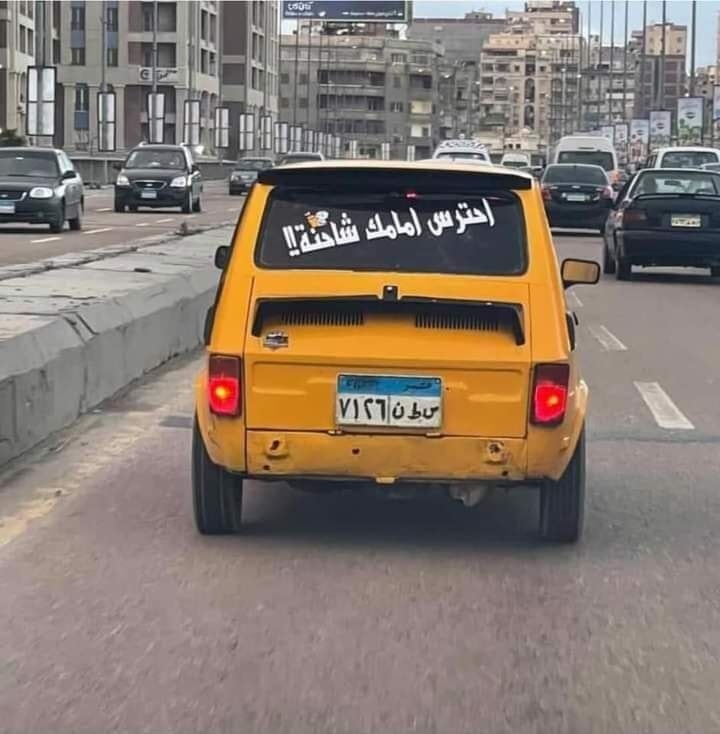
#> input picture Production/Submission Testcases/0001.jpg, 720 x 734 px, found by its file name
$ python character_segmentation2.py   (older library calls are emulated)
#> lines starting #> are read from the running program, lines starting #| are printed output that depends on the picture; after the words box and inside, x2 and y2 are one past the last pixel; in counts of white or black regions, pixels touching at a corner belong together; long printed decimals are rounded
### Production/plate_extraction.py
import cv2
import numpy as np
import imutils
import os


class Verbosity:
    QUIET = 0
    DEBUG = 1
    ALL_STEPS = 2
    WAIT_ON_EACH_STEP = 4


class PlateExtraction:
    def __init__(self, contoursCnt=10, uniqueTitle="", verbosity=Verbosity.QUIET):
        self.image = None
        self.gray = None
        self.thresh = None
        self.contours = None
        self.plate = None
        self.verbosity = verbosity
        self.blackHat = None
        self.contoursCnt = contoursCnt
        self.contoursRectangles = []
        self.uniqueTitle = uniqueTitle
        self.candidates_iterator = None
        self.candidate_plates = []

    def set_verbosity(self, verbosity):
        self.verbosity = verbosity

    def set_unique_title(self, uniqueTitle):
        self.uniqueTitle = uniqueTitle

    def set_contours_cnt(self, contoursCnt):
        self.contoursCnt = contoursCnt

    def show_image(self, title, image, wait=False, Important=True):
        if (self.verbosity == Verbosity.DEBUG and Important) or self.verbosity & Verbosity.ALL_STEPS:
            cv2.imshow(self.uniqueTitle + " " + title, image)
            if wait or self.verbosity & Verbosity.WAIT_ON_EACH_STEP:
                cv2.waitKey(0)

    def set_image(self, image):
        self.image = image
        self.gray = cv2.cvtColor(self.image, cv2.COLOR_BGR2GRAY)
        self.blackHat = cv2.morphologyEx(self.gray, cv2.MORPH_BLACKHAT,
                                         cv2.getStructuringElement(cv2.MORPH_RECT, (13, 4)))

    def set_image_path(self, path):
#> called with path = '../Dataset/Vehicles/0001.jpg'
        image_colored = cv2.imread(path, cv2.IMREAD_COLOR)
#> image_colored is the input picture: shape (734, 720, 3); mean B, G, R 112.4, 122, 135.5
        self.set_image(image_colored)
        img_title = path.split("\\")[-1]
        self.set_unique_title(img_title)

    def get_number_of_chars_in_plate(self, rectangle):
        blackHat = self.blackHat
        x, y, w, h = rectangle

        rect_blackHat = blackHat[y:y+h, x:x+w]
        rect_blackHat = cv2.threshold(
            rect_blackHat, 0, 255, cv2.THRESH_BINARY | cv2.THRESH_OTSU)[1]

        contours = cv2.findContours(rect_blackHat.copy(),
                                    cv2.RETR_EXTERNAL, cv2.CHAIN_APPROX_SIMPLE)
        contours = imutils.grab_contours(contours)

        contours_filtered = []
        filtered_rectangles = []
        candidate_letters_cnt = 0

        center = h/2 + (h/2)*0.2

        for c in contours:
            (x, y, w, h) = cv2.boundingRect(c)
            area = w*h
            # delete very small or very large rectangle.
            if area > 50 and area < 1000:
                # keep thin rectangles and rectangles near the center
                if h/w >= 1 and y <= center <= y+h:
                    candidate_letters_cnt += 1
                filtered_rectangles.append((x, y, w, h))

        imgCpy = rect_blackHat.copy()
        for c in filtered_rectangles:
            (x, y, w, h) = c
            rand_color = np.random.randint(0, 255, size=3).tolist()
            cv2.rectangle(imgCpy, (x, y), (x + w, y + h), rand_color, 2)
        self.show_image("Sub-rectangles for a candidate plate",
                        imgCpy, Important=False)

        return candidate_letters_cnt

    def get_all_candidate_rectangles(self, image):
        connectedComponents = cv2.connectedComponentsWithStats(
            image, 4, cv2.CV_32S)

        (numLabels, labels, stats, centroids) = connectedComponents

        output = self.image.copy()

        plates = []

        for i in range(0, numLabels):
            x = stats[i, cv2.CC_STAT_LEFT]
            y = stats[i, cv2.CC_STAT_TOP]
            w = stats[i, cv2.CC_STAT_WIDTH]
            h = stats[i, cv2.CC_STAT_HEIGHT]
            area = stats[i, cv2.CC_STAT_AREA]
            (cX, cY) = centroids[i]
            aspectRatio = w / h

            if aspectRatio > 1.70 and aspectRatio < 6 and area > 1200:
                chars_cnt = self.get_number_of_chars_in_plate((x, y, w, h))
                cost = chars_cnt/w
                plates.append((cost, (x, y, w, h)))

                cv2.rectangle(output, (x, y), (x + w, y + h), (0, 255, 0), 3)
                cv2.circle(output, (int(cX), int(cY)), 4, (0, 0, 255), -1)

        self.show_image("Candidate Plates", output, True)
        return plates

    def get_all_candidates_iterator(self):
        if len(self.candidate_plates) == 0:
            return iter([])

        self.candidate_plates.sort(key=lambda x: -x[0])
        for plate in self.candidate_plates:
            yield plate

    def process(self):
        morphed_image = self.apply_morphological_operations()

        self.draw_all_contours_with_random_colors(morphed_image)

        plates = self.get_all_candidate_rectangles(morphed_image)
        self.candidate_plates = plates

        self.candidates_iterator = self.get_all_candidates_iterator()

        if self.candidates_iterator:
            try:
                _, best_plate = next(self.candidates_iterator)
            except StopIteration:
                best_plate = None
            if best_plate:
                self.plate = best_plate
                output = self.image.copy()
                x, y, w, h = best_plate
                cv2.rectangle(output, (x, y), (x + w, y + h), (0, 255, 0), 3)
                self.show_image("Detected Plate", output, True)

    def apply_morphological_operations(self):
        gray = self.gray
        rect_kernel = cv2.getStructuringElement(cv2.MORPH_RECT, (25, 4))

        # Step 1: Opening to erase plate region and keep non-plate region from grayscale image
        erode = cv2.erode(gray, rect_kernel, iterations=2)
        dilate = cv2.dilate(erode, rect_kernel, iterations=2)
        self.show_image("Skewed Image", dilate, Important=False)

        # Step 2: Subtract the dilated image from the grayscale image
        # where the area of plate region will be highlighted.

        subtracted = cv2.subtract(gray, dilate)
        self.show_image("Subtracted Image to Highlight Plate",
                        subtracted, Important=False)

        # Step 3: Threshold the subtracted image to get the binary image
        img_threshold = cv2.threshold(
            subtracted, 0, 255, cv2.THRESH_BINARY + cv2.THRESH_OTSU)[1]
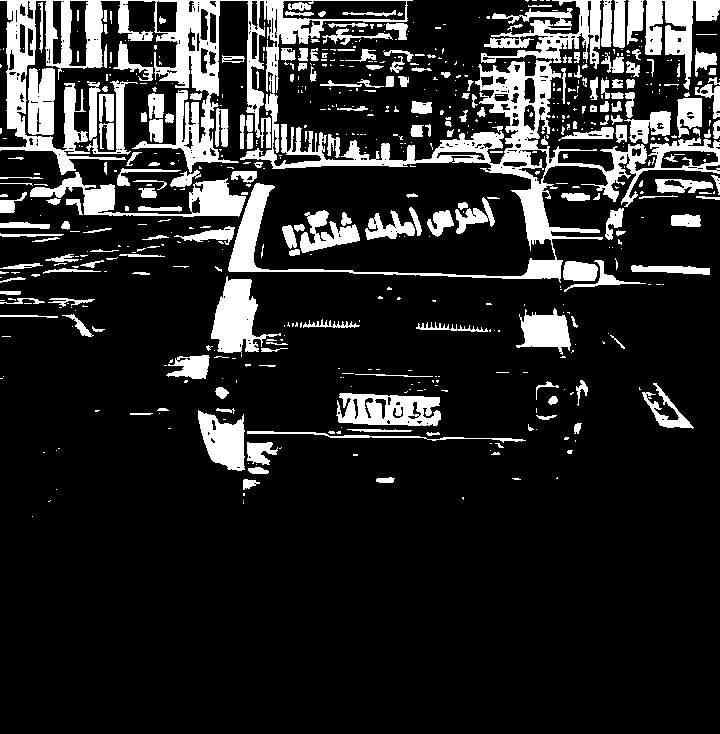
#> img_threshold: shape (734, 720); 15.9% white; 640 white regions (419 under 20 px), largest, box (x1, y1, x2, y2) and area: (0, 0, 720, 283) 32425, (30, 172, 246, 217) 3084, (645, 0, 720, 90) 2900
        self.show_image("Threshold Image", img_threshold, Important=False)

        # Step 4: Use diamond kernel to erode the image to remove noise
        kernel_data = np.array([[0, 0, 1, 0, 0],
                                [0, 1, 1, 1, 0],
                                [1, 1, 1, 1, 1],
                                [0, 1, 1, 1, 0],
                                [0, 0, 1, 0, 0]], dtype=np.uint8)

        eroded2 = cv2.erode(img_threshold, kernel_data, iterations=1)
        dilated2 = cv2.dilate(eroded2, kernel_data, iterations=1)

        # Step 5: Use Opening to remove noise more
        eroded3 = cv2.erode(dilated2, None, iterations=2)
        dilated3 = cv2.dilate(eroded3, None, iterations=2)

        self.show_image("Opening to Remove Noise", dilated2)

        # Step 6: Use Closing to fill the gaps in the plate region
        kern_spanning_horizontally = cv2.getStructuringElement(
            cv2.MORPH_RECT, (10, 4))
        dilated4 = cv2.dilate(
            dilated3, kern_spanning_horizontally, iterations=1)
        eroded4 = cv2.erode(dilated4, kern_spanning_horizontally, iterations=1)

        self.show_image("Image with Plate Whitened",
                        eroded4, Important=True)
        return eroded4

    def draw_all_contours_with_random_colors(self, image):
        contours = cv2.findContours(
            image.copy(), cv2.RETR_EXTERNAL, cv2.CHAIN_APPROX_SIMPLE)
#> contours = 81 contours, 4 with area under 20; largest, box (x1, y1, x2, y2) and area: (7, 0, 80, 174) 6536, (577, 0, 720, 76) 5907, (432, 22, 561, 164) 4235, (194, 181, 273, 273) 3424, (142, 94, 229, 168) 2970
        contours = imutils.grab_contours(contours)

        img_cpy = self.image.copy()

        for c in contours:
            (x, y, w, h) = cv2.boundingRect(c)
            rand_color = np.random.randint(0, 255, size=3).tolist()
            cv2.rectangle(img_cpy, (x, y), (x + w, y + h), rand_color, 2)
#> this loop made 81 passes
#> (x, y, w, h, rand_color) on passes 1, 3, 5, 6: (244, 481, 10, 8, [172, 47, 117]), (251, 468, 14, 7, [195, 103, 9]), (657, 416, 34, 13, [36, 87, 70]), (199, 414, 73, 56, [216, 88, 140])
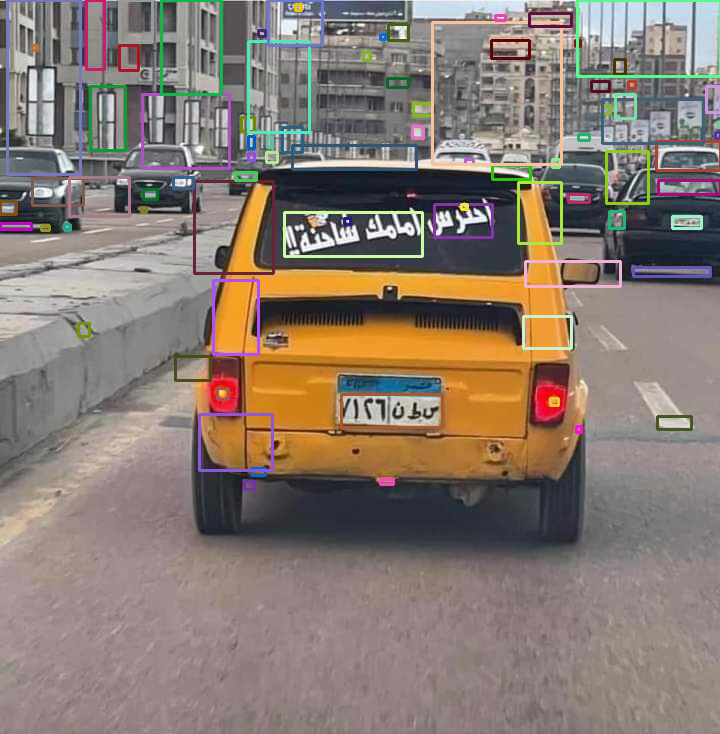
#> img_cpy: shape (734, 720, 3); 5.15% of pixels changed, all inside (x1, y1, x2, y2) = (0, 0, 720, 491)
#> in get_all_candidate_rectangles, `(numLabels, labels, stats, centroids) = connectedComponents`:
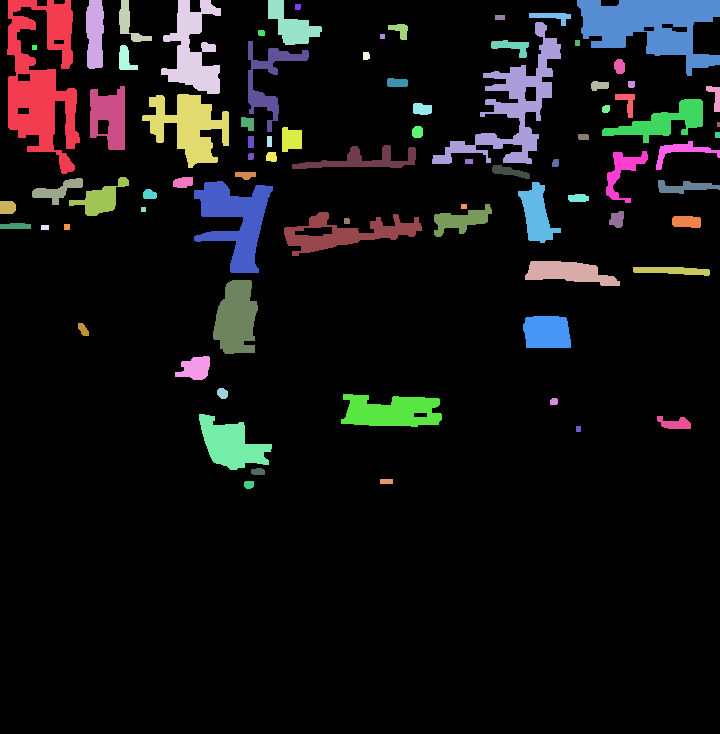
#> labels: shape (734, 720) int32; 82 distinct labels, from 0 to 81; one colour per label, 0 black
#> in get_all_candidate_rectangles, `(numLabels, labels, stats, centroids) = connectedComponents`: numLabels = 82; stats = 82 rows, first 6: [0, 0, 720, 734, 467372], [7, 0, 73, 174, 6803], [86, 0, 18, 69, 1078], [119, 0, 33, 42, 469], [161, 0, 60, 94, 2859], [268, 0, 54, 45, 1166]; centroids = 82 pairs, first value 7.08 to 718, second value 6.43 to 484.2
#> the loop in get_all_candidate_rectangles, `for i in range(0, numLabels):` made 82 passes
#> (area, cX, cY, aspectRatio) on passes 7, 29: (6020, 650.6, 25.59, 1.88), (1734, 663.1, 121.4, 2.3)

        self.show_image("All Possible Contours", img_cpy)

    # [8 lines left out: function save_plate_img, not called in this run]

    def get_plate_image(self):
        if self.plate:
            x, y, w, h = self.plate
            return self.image[y:y+h, x:x+w]
        return self.image

    # [14 lines left out: function get_plate_data, not called in this run]

### Production/character_segmentation2.py
import cv2
import numpy as np
import imutils

from plate_extraction import PlateExtraction, Verbosity


class CharacterSegmentation:
    def __init__(self, image, verbosity=Verbosity.QUIET):
        self.verbosity = verbosity
        self.set_original_image(image)
        self.set_image(image)
        self.sharp_image = None
        self.rectangles = []
        self.uniqueTitle = "Character Segmentation"

    def set_image(self, image):
        self.image = cv2.resize(image, (600, 400))
        self.gray = cv2.cvtColor(self.image, cv2.COLOR_BGR2GRAY)
#> self.gray: shape (400, 600)

    def set_original_image(self, image):
        self.original_image = image.copy()
        self.original_gray = cv2.cvtColor(
            self.original_image, cv2.COLOR_BGR2GRAY)

    def set_unique_title(self, uniqueTitle):
        self.uniqueTitle = uniqueTitle

    def show_image(self, title, image, wait=False, Important=True):
        if (self.verbosity == Verbosity.DEBUG and Important) or self.verbosity == Verbosity.ALL_STEPS:
            cv2.imshow(self.uniqueTitle + " " + title, image)
            if wait or self.verbosity == Verbosity.WAIT_ON_EACH_STEP:
                cv2.waitKey(0)

    def get_image(self):
        return self.image

    def get_rectangles(self):
        return self.rectangles

    def process(self):
        threshold_image = self.preprocess()
#| 3.061
        candidate_rectangles = self.find_and_draw_rectangles(threshold_image)
        filled_image = self.fill_rectangles(candidate_rectangles)
        self.rectangles = self.select_good_rectangles_and_draw(filled_image)

    def find_and_draw_rectangles(self, image):
        connectedComponents = cv2.connectedComponentsWithStats(
            image, 8, cv2.CV_32S)

        (numLabels, labels, stats, centroids) = connectedComponents
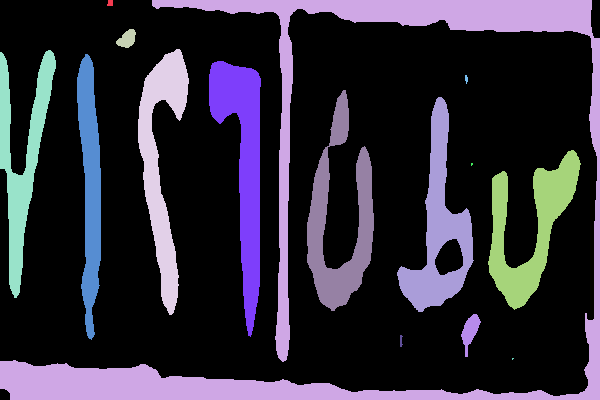
#> labels: shape (400, 600) int32; 16 distinct labels, from 0 to 15; one colour per label, 0 black
        output = self.image.copy()
        rectangles = []
        for i in range(1, numLabels):
            x = stats[i, cv2.CC_STAT_LEFT]
            y = stats[i, cv2.CC_STAT_TOP]
            w = stats[i, cv2.CC_STAT_WIDTH]
            h = stats[i, cv2.CC_STAT_HEIGHT]
            area = stats[i, cv2.CC_STAT_AREA]
            (cX, cY) = centroids[i]
            rectangles.append((x, y, w, h))
            cv2.rectangle(output, (x, y), (x + w, y + h), (0, 255, 0), 3)
            cv2.circle(output, (int(cX), int(cY)), 4, (0, 0, 255), -1)
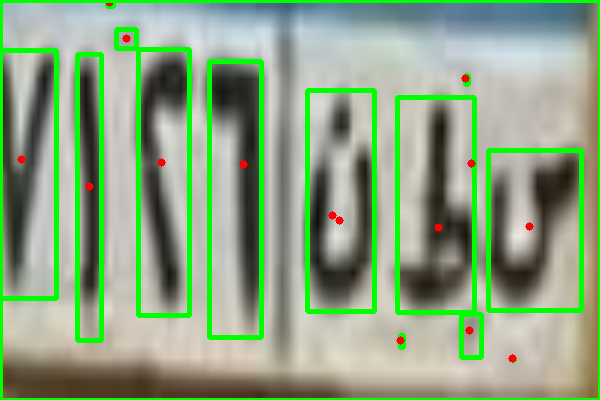
#> output: shape (400, 600, 3); mean of channels 0, 1, 2 131, 165.7, 139.9; drawn as B, G, R
        self.show_image("All Contours", output)
        return rectangles

    def fill_rectangles(self, rectangles):
        img_filled = np.zeros_like(self.image)
        for rectangle in rectangles:
            x, y, w, h = rectangle
            aspect_ratio = w / h
            area = w * h
            if 0 < aspect_ratio < 1.4 and 500 < area < 50000:
                cv2.rectangle(img_filled, (x, y), (x + w, y + h),
                              (255, 255, 255), thickness=cv2.FILLED)
#> this loop made 15 passes
#> rectangle on passes 1 to 4: (107, 0, 6, 6), (0, 0, 600, 400), (116, 29, 20, 19), (138, 49, 51, 266)

        self.show_image('Filled Rectangles', img_filled)
        img_filled = cv2.morphologyEx(img_filled, cv2.MORPH_DILATE,
                                      cv2.getStructuringElement(cv2.MORPH_RECT, (1, 10)), iterations=5)
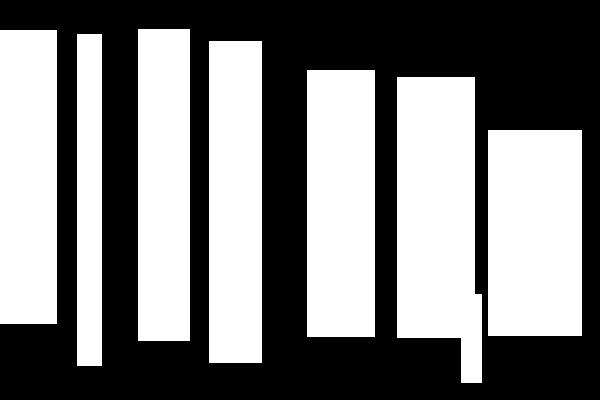
#> img_filled: shape (400, 600, 3); 48.9% white; 7 white regions, largest, box (x1, y1, x2, y2) and area: (397, 77, 482, 383) 21611, (488, 130, 582, 336) 19364, (307, 70, 375, 337) 18156
        img_filled = cv2.cvtColor(img_filled, cv2.COLOR_BGR2GRAY)
        self.show_image('Enhanced Filled Rectangles', img_filled)
        return img_filled

    def find_rectangles(self, img_filled):
        contours = cv2.findContours(
            img_filled, cv2.RETR_EXTERNAL, cv2.CHAIN_APPROX_SIMPLE)
        contours = imutils.grab_contours(contours)
        rectangles = []
        for contour in contours:
            (x, y, w, h) = cv2.boundingRect(contour)
            rectangles.append((x, y, w, h))
#> this loop made 7 passes
#> contour on passes 1, 3, 4, 5: [[488, 130], [488, 335], [581, 335], [581, 130]], [[307, 70], [307, 336], [374, 336], [374, 70]], [[209, 41], [209, 362], [261, 362], [261, 41]], [[77, 34], [77, 365], [101, 365], [101, 34]]
        return rectangles

    def select_good_rectangles_and_draw(self, filled_image):
        candidate_rectangles = self.find_rectangles(filled_image)
        img_copy = self.image.copy()
        image_area = self.image.shape[0] * self.image.shape[1]
        img_width = self.image.shape[1]
        final_rectangles = []
        for r in candidate_rectangles:
            if r is not None:
                (x, y, w, h) = r
                aspect_ratio = w / h
                area = w * h
                if w < 0.6 * h and 1500 < area < image_area / 5 and img_width / 50 < w:
                    final_rectangles.append(r)
                    color = np.random.randint(0, 255, size=(3,)).tolist()
                    cv2.rectangle(img_copy, (x, y), (x + w, y + h), color, 5)
#> this loop made 7 passes
#> r on passes 1 to 4: (488, 130, 94, 206), (397, 77, 85, 306), (307, 70, 68, 267), (209, 41, 53, 322)
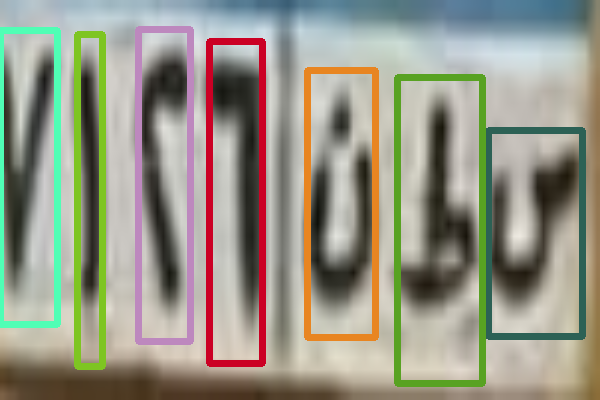
#> img_copy: shape (400, 600, 3); mean of channels 0, 1, 2 135.9, 150.7, 151.8; drawn as B, G, R

        self.show_image("Final Rectangles", img_copy)

        return final_rectangles

    def mask_plate(self):
        img_threshold = cv2.threshold(
            self.original_gray, 0, 255, cv2.THRESH_BINARY + cv2.THRESH_OTSU)[1]

        img_threshold = cv2.erode(
            img_threshold, np.ones((6, 6), np.uint8), iterations=1)
        img_threshold = cv2.dilate(
            img_threshold, np.ones((1, 20), np.uint8), iterations=1)

        contours, _ = cv2.findContours(
            img_threshold, cv2.RETR_EXTERNAL, cv2.CHAIN_APPROX_SIMPLE)
        if len(contours) == 0:
            print("No contours found.")
            return self.original_gray
        max_contour = max(contours, key=cv2.contourArea)
        x, y, w, h = cv2.boundingRect(max_contour)

        aspect_ratio = w / h
        print(aspect_ratio)
        if 2.2 < aspect_ratio < 5:
            mask = np.zeros_like(self.original_gray)
            cv2.rectangle(mask, (x, y), (x + w, y + h), (255, 255, 255), -1)
            masked_image = cv2.bitwise_and(self.original_gray, mask)
        else:
            masked_image = self.original_gray
            print("No colored part detected. The whole image will be used.")

        masked_image = cv2.resize(masked_image, (600, 400))
        self.show_image("Masked Image", masked_image)

        return masked_image

    def preprocess(self):
        # self.img[:, :10] = 255
        # self.img[:, -10:] = 255
        self.show_image("Plate", self.image)
        self.show_image("Gray Plate", self.gray)

        masked_image = self.mask_plate()
        # Apply unsharp mask to strength the edges
        self.sharp_image = self.unsharp_mask(masked_image, 10, 5)
        self.show_image("Sharpened", self.sharp_image)

        # Remove noise and enhance characters
        rectKernel = cv2.getStructuringElement(cv2.MORPH_RECT, (2, 4))
        erode = cv2.erode(self.sharp_image, (2, 4), iterations=1)
        dilate = cv2.dilate(erode, (3, 12), iterations=1)

        dilate = cv2.bitwise_not(dilate)
        erode = cv2.erode(dilate, None, iterations=2)
        self.show_image("Characters Enhanced", erode)

        # Apply threshold to get binary image
        threshold_image = cv2.threshold(
            erode, 0, 255, cv2.THRESH_BINARY | cv2.THRESH_OTSU)[1]

        self.show_image("Threshold Image", threshold_image)

        return threshold_image

    def unsharp_mask(self, image, sigma=1.0, strength=1.5):
        # Apply Gaussian blur
        blurred = cv2.GaussianBlur(image, (0, 0), sigma)

        # Subtract the blurred image from the original
        sharpened = cv2.addWeighted(
            image, 1.0 + strength, blurred, -strength, 0)
        return sharpened


if __name__ == '__main__':
    plate_extraction = PlateExtraction()
    plate_extraction.set_verbosity(Verbosity.DEBUG)
    plate_extraction.set_image_path("../Dataset/Vehicles/0001.jpg")
    plate_extraction.process()
    plate = plate_extraction.get_plate_image()

    character_segmentation = CharacterSegmentation(
        plate, Verbosity.ALL_STEPS)
    character_segmentation.process()

    cv2.waitKey(0)
    cv2.destroyAllWindows()
